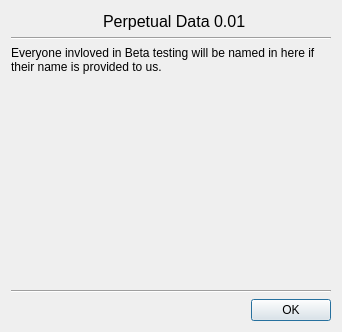
<?xml version="1.0" encoding="UTF-8"?>
<ui version="4.0">
 <class>About</class>
 <widget class="QDialog" name="About">
  <property name="geometry">
   <rect>
    <x>0</x>
    <y>0</y>
    <width>342</width>
    <height>332</height>
   </rect>
  </property>
  <property name="windowTitle">
   <string>About Perpetual Data</string>
  </property>
  <layout class="QVBoxLayout" name="verticalLayout">
   <item>
    <layout class="QGridLayout" name="gridLayout">
     <item row="0" column="0">
      <spacer name="horizontalSpacer">
       <property name="orientation">
        <enum>Qt::Horizontal</enum>
       </property>
       <property name="sizeHint" stdset="0">
        <size>
         <width>40</width>
         <height>0</height>
        </size>
       </property>
      </spacer>
     </item>
     <item row="0" column="1" rowspan="2">
      <widget class="QLabel" name="title">
       <property name="font">
        <font>
         <pointsize>12</pointsize>
        </font>
       </property>
       <property name="text">
        <string>Perpetual Data 0.01</string>
       </property>
      </widget>
     </item>
     <item row="0" column="2" rowspan="2">
      <spacer name="horizontalSpacer_2">
       <property name="orientation">
        <enum>Qt::Horizontal</enum>
       </property>
       <property name="sizeHint" stdset="0">
        <size>
         <width>40</width>
         <height>20</height>
        </size>
       </property>
      </spacer>
     </item>
     <item row="1" column="0">
      <widget class="QLabel" name="icon">
       <property name="enabled">
        <bool>true</bool>
       </property>
       <property name="maximumSize">
        <size>
         <width>64</width>
         <height>64</height>
        </size>
       </property>
       <property name="text">
        <string/>
       </property>
       <property name="pixmap">
        <pixmap resource="../resources/resources.qrc">:/icons/64/Triangle64</pixmap>
       </property>
       <property name="scaledContents">
        <bool>true</bool>
       </property>
      </widget>
     </item>
    </layout>
   </item>
   <item>
    <widget class="Line" name="line">
     <property name="orientation">
      <enum>Qt::Horizontal</enum>
     </property>
    </widget>
   </item>
   <item>
    <widget class="QLabel" name="label_3">
     <property name="text">
      <string>Everyone invloved in Beta testing will be named in here if their name is provided to us.</string>
     </property>
     <property name="wordWrap">
      <bool>true</bool>
     </property>
    </widget>
   </item>
   <item>
    <spacer name="verticalSpacer">
     <property name="orientation">
      <enum>Qt::Vertical</enum>
     </property>
     <property name="sizeHint" stdset="0">
      <size>
       <width>20</width>
       <height>190</height>
      </size>
     </property>
    </spacer>
   </item>
   <item>
    <widget class="Line" name="line_2">
     <property name="orientation">
      <enum>Qt::Horizontal</enum>
     </property>
    </widget>
   </item>
   <item>
    <widget class="QDialogButtonBox" name="buttonBox">
     <property name="orientation">
      <enum>Qt::Horizontal</enum>
     </property>
     <property name="standardButtons">
      <set>QDialogButtonBox::Ok</set>
     </property>
    </widget>
   </item>
  </layout>
 </widget>
 <resources>
  <include location="../resources/resources.qrc"/>
  <include location="../resources/resources.qrc"/>
  <include location="../resources/resources.qrc"/>
  <include location="../resources/resources.qrc"/>
  <include location="../resources/resources.qrc"/>
 </resources>
 <connections>
  <connection>
   <sender>buttonBox</sender>
   <signal>accepted()</signal>
   <receiver>About</receiver>
   <slot>accept()</slot>
   <hints>
    <hint type="sourcelabel">
     <x>248</x>
     <y>254</y>
    </hint>
    <hint type="destinationlabel">
     <x>157</x>
     <y>274</y>
    </hint>
   </hints>
  </connection>
  <connection>
   <sender>buttonBox</sender>
   <signal>rejected()</signal>
   <receiver>About</receiver>
   <slot>reject()</slot>
   <hints>
    <hint type="sourcelabel">
     <x>316</x>
     <y>260</y>
    </hint>
    <hint type="destinationlabel">
     <x>286</x>
     <y>274</y>
    </hint>
   </hints>
  </connection>
 </connections>
</ui>
